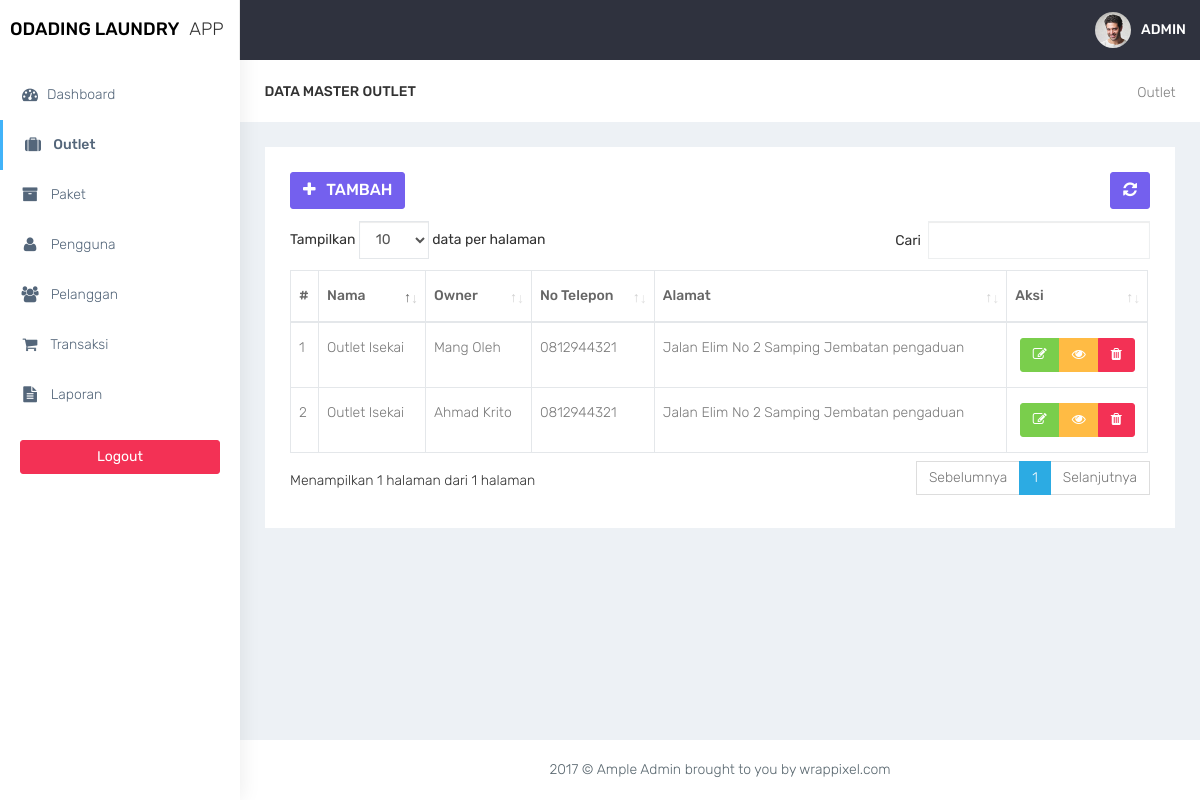
Screenshot of /admin/outlet.php (signed in) with the database file from the repository.
### tables this page shows
CREATE TABLE `user` (
  `id_user` int(11) NOT NULL,
  `nama_user` varchar(100) DEFAULT NULL,
  `username` varchar(32) DEFAULT NULL,
  `password` varchar(150) DEFAULT NULL,
  `outlet_id` int(11) DEFAULT NULL,
  `role` enum('admin','kasir','owner') DEFAULT NULL
);

CREATE TABLE `outlet` (
  `id_outlet` int(11) NOT NULL,
  `nama_outlet` varchar(100) DEFAULT NULL,
  `alamat_outlet` text DEFAULT NULL,
  `telp_outlet` varchar(15) DEFAULT NULL
);

### admin/functions.php (called while the page is built, shortened)
<?php
function ambildata($conn,$query){
    $data = mysqli_query($conn,$query);
    if (mysqli_num_rows($data) > 0) {
        while($row = mysqli_fetch_assoc($data)){
        $hasil[] = $row;
    }
    return $hasil;
    }
}
?>

### admin/outlet.php (the view, shortened to what this page needs)
<?php
require 'functions.php';
require 'layout_header.php';
$query = 'SELECT outlet.*, user.nama_user FROM outlet LEFT JOIN user ON user.outlet_id = outlet.id_outlet';
$data = ambildata($conn,$query);
?>
<div class="container-fluid">
    <div class="row bg-title">
        <div class="col-lg-3 col-md-4 col-sm-4 col-xs-12">
            <h4 class="page-title">Data Master Outlet</h4> </div>
        <div class="col-lg-9 col-sm-8 col-md-8 col-xs-12">
            <ol class="breadcrumb">
                <li><a href="#">Outlet</a></li>
            </ol>
        </div>
    </div>
    <div class="row">
        <div class="col-md-12 col-lg-12 col-sm-12 col-xs-12">
            <div class="white-box">
                <div class="row">
                    <div class="col-md-6">
                        <a href="outlet_tambah.php" class="btn btn-primary box-title"><i class="fa fa-plus fa-fw"></i> Tambah</a>
                    </div>
                    <div class="col-md-6 text-right">
                        <button id="btn-refresh" class="btn btn-primary box-title text-right" title="Refresh Data"><i class="fa fa-refresh" id="ic-refresh"></i></button>
                    </div>
                </div>
                <div class="table-responsive">
                    <table class="table table-bordered thead-dark" id="table">
                        <thead class="thead-dark">
                            <tr>
                                <th>#</th>
                                <th>Nama</th>
                                <th>Owner</th>
                                <th>No Telepon</th>
                                <th>Alamat</th>
                                <th>Aksi</th>
                            </tr>
                        </thead>
                        <tbody>
                            <?php foreach($data as $outlet): ?>
                                <tr>
                                    <td></td>
                                    <td><?= $outlet['nama_outlet'] ?></td>
                                    <td>
                                        <?php if($outlet['nama_user'] == null){
                                            echo 'Belum Ada Owner';
                                        }else{
                                            echo $outlet['nama_user'];
                                        } ?>
                                    </td>
                                    <td><?= $outlet['telp_outlet'] ?></td>
                                    <td><?= $outlet['alamat_outlet'] ?></td>
                                    <td align="center">
                                        <div class="btn-group" role="group" aria-label="Basic example">
                                          <a href="outlet_edit.php?id=<?= $outlet['id_outlet']; ?>" data-toggle="tooltip" data-placement="bottom" title="Edit" class="btn btn-success"><i class="fa fa-edit"></i></a>
                                          <a href="#" data-toggle="tooltip" data-placement="bottom" title="Detail" class="btn btn-warning"><i class="fa fa-eye"></i></a>
                                          <a href="outlet_hapus.php?id=<?= $outlet['id_outlet']; ?>" onclick="return confirm('Yakin hapus data ? ');" data-toggle="tooltip" data-placement="bottom" title="Hapus" class="btn btn-danger"><i class="fa fa-trash"></i></a>
                                        </div>
                                    </td>
                                </tr>
                            <?php endforeach; ?>
                        </tbody>
                    </table>
                </div>
            </div>
        </div>
    </div>
</div>
<?php
require'layout_footer.php';

### assets/css/colors/default.css (style rules this page uses)
body { background: #fff; }

### rows the page displays
user: outlet.nama_outlet "Outlet Isekai", nama_user "Mang Oleh", outlet.telp_outlet "0812944321", outlet.alamat_outlet "Jalan Elim No 2 Samping Jembatan pengaduan"
user: outlet.nama_outlet "Outlet Isekai", nama_user "Ahmad Krito", outlet.telp_outlet "0812944321", outlet.alamat_outlet "Jalan Elim No 2 Samping Jembatan pengaduan"
